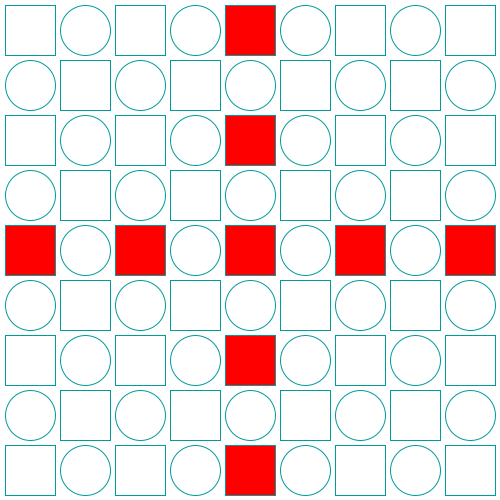
Frame 1 (no input)
Frame 60 (the mouse pressed at the canvas centre just before this capture): identical to frame 1, image omitted
Frame 120 (the mouse held since frame 60 and released just before this capture): identical to frame 1, image omitted

The Processing sketch that drew this single still picture (run headless with seeded random() and noise(); from frame 60 on, the mouse is pressed at the canvas centre):

// Processing sketch: matrix_shape1
// ── matrix_shape1.pde
void setup() {
  size(500,500);
  rectMode(CENTER);
}

void draw() {
  background(255);
  stroke(0,155,155);
  for (int y=0; y<9; y++) {
    for (int x=0; x<9; x++) {
      if ((y%2==0 && x%2!=0)
      || (y%2!=0 && x%2==0)) {
        fill(255);
        ellipse(30+x*55,30+y*55,50,50);
      } else if ((y%2==0 && x%2==0)
      || (y%2!=0 && x%2!=0)) {
        if (y==4 || x==4) {
          fill(255,0,0);
        } else {
          fill(255);
        }
        rect(30+x*55,30+y*55,50,50);
      }
    }
  }
}
